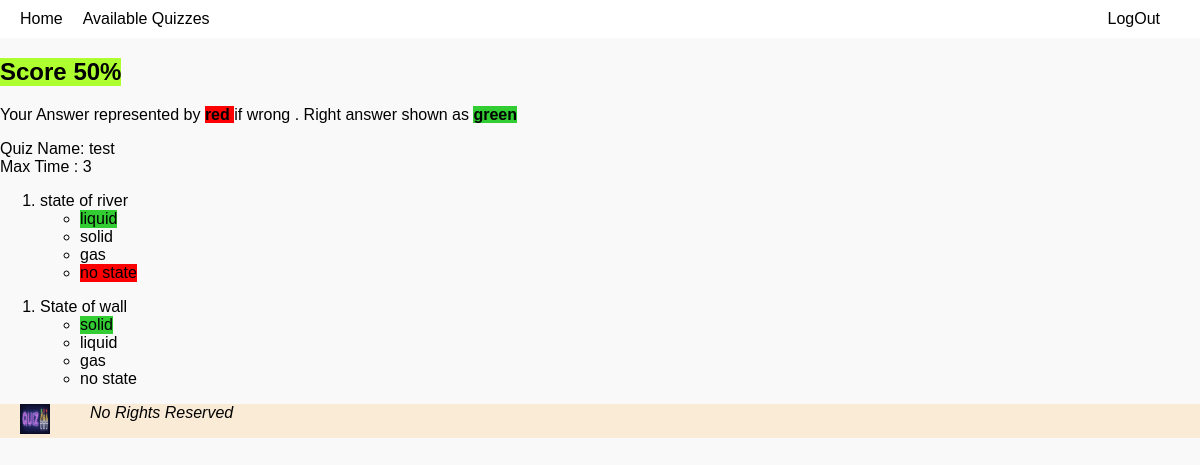
Page /viewquiz/viewscore/1 (signed in) on the committed database.
### quiz/models.py (models this page shows, shortened)
class Quiz(models.Model):
    quiz = models.CharField(max_length=200)
    maxtime=models.IntegerField()
    numquestions=models.IntegerField(default=10)

class questions(models.Model):
    quiz = models.ForeignKey(Quiz,on_delete=models.CASCADE)
    question=models.CharField(max_length=200)
    answer=models.CharField(default='',max_length=200)

class options(models.Model):
    question = models.ForeignKey(questions , on_delete=models.CASCADE)
    option = models.CharField(max_length=200)

### quiz/views.py (the view)
# urls.py: path('viewquiz/viewscore/<int:quizobject>' , views.score , name="score")
@login_required
def score(request,quizobject):
    currentquiz = get_object_or_404(Quiz, id=quizobject)
    matchingquestions = questions.objects.filter(quiz=currentquiz).prefetch_related('options_set').all()
    usersquizes=userquizdata.objects.filter(user=request.user).filter(quiz=currentquiz)
    return render(request,'score.html',{"quiz":currentquiz , "questions":matchingquestions,"userquiz":usersquizes});

### quiz/templates/score.html (shortened to what this page needs)
{% extends 'base.html' %}
{% block content %}
<h2>
<div  style="background-color: greenyellow; display: inline-block;">Score <div id="marks" style="display: inline-block;" > </div></div><br>
</h2>
<p>Your Answer represented by <b style="background-color: red;"> red </b>if wrong . Right answer shown as <b style="background-color: limegreen;"> green</b></p>
<label>Quiz Name: </label>   {{quiz.quiz}}<br>
<label>Max Time : </label>{{quiz.maxtime}}<br>
{% for question in questions %}
    <ol>
        <div id="{{question.question}}">
        <li>{{question.question}}</li> </div>
        <ul>
            {% for options in question.options_set.all %}
            {% if options.option == question.answer %}
            <div id="{{question.question}}-{{options.option}}" style="background-color: limegreen; display: inline-block;">
            <li>{{options.option}}</li></div><br>
            {% else %}
            <div id="{{question.question}}-{{options.option}}" >
                <li>{{options.option}}</li></div>
            {% endif %}
            {% endfor %}
        </ul>
    </ol>
{% endfor %}
{% endblock %}

### quiz/static/css/style.css (style rules this page uses)
body { background-color: hsl(208, 100%, 95%); }
body { font-family: 'Arial', sans-serif; background-color: #f9f9f9; margin: 0; padding: 0; }

### rows in the picture
Quiz: quiz "test", maxtime "3"
questions: question "state of river"
options: option "liquid"
options: option "solid"
options: option "gas"
options: option "no state"
questions: question "State of wall"
options: option "solid"
options: option "liquid"
options: option "gas"
options: option "no state"
